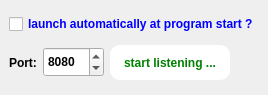
<?xml version="1.0" encoding="UTF-8"?>
<ui version="4.0">
 <class>DRS4RemoteControlServerConfigDlg</class>
 <widget class="QMainWindow" name="DRS4RemoteControlServerConfigDlg">
  <property name="geometry">
   <rect>
    <x>0</x>
    <y>0</y>
    <width>268</width>
    <height>95</height>
   </rect>
  </property>
  <property name="minimumSize">
   <size>
    <width>268</width>
    <height>95</height>
   </size>
  </property>
  <property name="maximumSize">
   <size>
    <width>268</width>
    <height>95</height>
   </size>
  </property>
  <property name="windowTitle">
   <string>MainWindow</string>
  </property>
  <widget class="QWidget" name="centralwidget">
   <layout class="QVBoxLayout" name="verticalLayout">
    <item>
     <widget class="QCheckBox" name="checkBox_autoLaunch">
      <property name="font">
       <font>
        <weight>75</weight>
        <bold>true</bold>
       </font>
      </property>
      <property name="styleSheet">
       <string notr="true">color: blue</string>
      </property>
      <property name="text">
       <string>launch automatically at program start ?</string>
      </property>
     </widget>
    </item>
    <item>
     <layout class="QHBoxLayout" name="horizontalLayout">
      <item>
       <widget class="QLabel" name="label">
        <property name="font">
         <font>
          <weight>75</weight>
          <bold>true</bold>
         </font>
        </property>
        <property name="text">
         <string>Port:</string>
        </property>
       </widget>
      </item>
      <item>
       <widget class="QSpinBox" name="spinBox_port">
        <property name="minimumSize">
         <size>
          <width>0</width>
          <height>30</height>
         </size>
        </property>
        <property name="maximumSize">
         <size>
          <width>16777215</width>
          <height>30</height>
         </size>
        </property>
        <property name="font">
         <font>
          <weight>75</weight>
          <bold>true</bold>
         </font>
        </property>
        <property name="minimum">
         <number>1000</number>
        </property>
        <property name="maximum">
         <number>10000</number>
        </property>
        <property name="value">
         <number>8080</number>
        </property>
       </widget>
      </item>
      <item>
       <widget class="QPushButton" name="pushButton_start">
        <property name="minimumSize">
         <size>
          <width>120</width>
          <height>35</height>
         </size>
        </property>
        <property name="maximumSize">
         <size>
          <width>120</width>
          <height>35</height>
         </size>
        </property>
        <property name="font">
         <font>
          <weight>75</weight>
          <bold>true</bold>
         </font>
        </property>
        <property name="styleSheet">
         <string notr="true">QPushButton {
border-style: flat;
background-color: white; 
color: green;
border-radius: 10;
}

QPushButton:disabled {
border-style: flat;
background-color:  rgb(236,236,236); 
color: rgb(140,140,140);
border-radius: 10;
}

QPushButton:hover {
border-style: flat; 
background-color: rgb(216,216,216);
color: green;
border-radius: 5;
}

QPushButton:pressed {
border-style: flat; 
background-color: transparent;
color: green;
border-radius: 2;
border-color: black;
}</string>
        </property>
        <property name="text">
         <string>start listening ...</string>
        </property>
       </widget>
      </item>
      <item>
       <spacer name="horizontalSpacer">
        <property name="orientation">
         <enum>Qt::Horizontal</enum>
        </property>
        <property name="sizeHint" stdset="0">
         <size>
          <width>40</width>
          <height>20</height>
         </size>
        </property>
       </spacer>
      </item>
     </layout>
    </item>
   </layout>
  </widget>
 </widget>
 <resources/>
 <connections/>
</ui>
